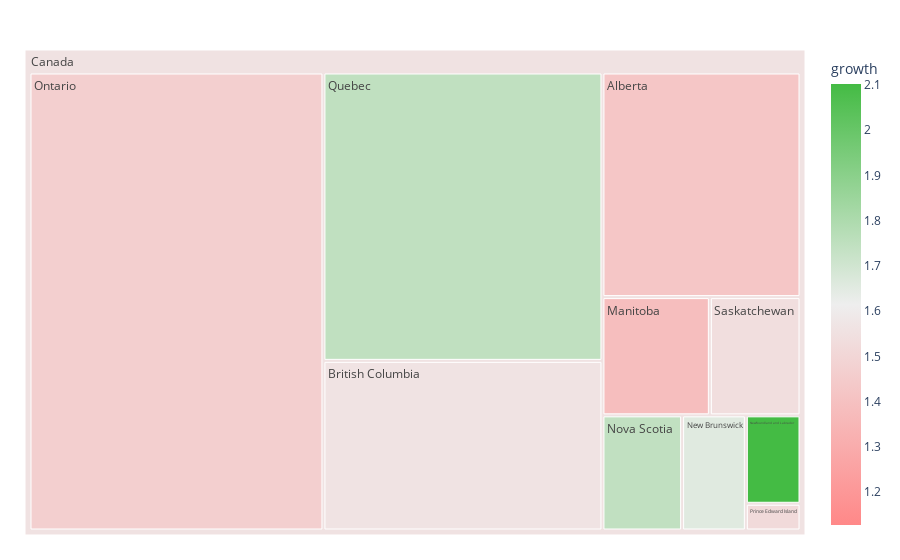

Write notebook code for a chart like this one.
### Markdown cell above
#### Goal: Provice boxes, box size = current province pop, box color = province growth

### Code cell
import plotly.express as px
import numpy as np

tm = px.treemap(emp, path=[px.Constant('Canada'), 'province'], hover_data=['min', 'growth'],
                names='province', values='pop', color='growth',
                color_continuous_scale=[(0, '#f88'), (0.5, '#eee'), (1, '#4b4')],
               color_continuous_midpoint=np.average(emp['growth']))
tm.update_layout(margin = dict(t=50, l=25, r=25, b=25))
tm.show()

### Figure 1 — Plotly figure (JSON) as saved in the notebook; plotly's stock layout.template omitted (floating-point values rounded to 4 significant figures)
{"data": [{"branchvalues": "total", "customdata": [[0.5921, 1.425, 1.425], [0.579, 1.564, 1.564], [0.5992, 1.388, 1.388], [0.539, 1.654, 1.654], [0.4463, 2.102, 2.102], [0.5583, 1.744, 1.744], [0.6216, 1.467, 1.467], [0.5725, 1.517, 1.517], [0.5279, 1.746, 1.746], [0.5087, 1.54, 1.54], ["(?)", 1.558, 1.558]], "domain": {"x": [0, 1], "y": [0, 1]}, "hovertemplate": "labels=%{label}<br>pop=%{value}<br>parent=%{parent}<br>id=%{id}<br>min=%{customdata[0]}<br>growth=%{color}<extra></extra>", "ids": ["Canada/Alberta", "Canada/British Columbia", "Canada/Manitoba", "Canada/New Brunswick", "Canada/Newfoundland and Labrador", "Canada/Nova Scotia", "Canada/Ontario", "Canada/Prince Edward Island", "Canada/Quebec", "Canada/Saskatchewan", "Canada"], "labels": ["Alberta", "British Columbia", "Manitoba", "New Brunswick", "Newfoundland and Labrador", "Nova Scotia", "Ontario", "Prince Edward Island", "Quebec", "Saskatchewan", "Canada"], "marker": {"coloraxis": "coloraxis", "colors": [1.425, 1.564, 1.388, 1.654, 2.102, 1.744, 1.467, 1.517, 1.746, 1.54, 1.558]}, "name": "", "parents": ["Canada", "Canada", "Canada", "Canada", "Canada", "Canada", "Canada", "Canada", "Canada", "Canada", ""], "type": "treemap", "values": [4700000, 5000879, 1342153, 775610, 510550, 969383, 14223942, 154331, 8501833, 1132505, 37311186]}], "layout": {"coloraxis": {"cmid": 1.615, "colorbar": {"title": {"text": "growth"}}, "colorscale": [[0, "#f88"], [0.5, "#eee"], [1, "#4b4"]]}, "legend": {"tracegroupgap": 0}, "margin": {"b": 25, "l": 25, "r": 25, "t": 50}}}
